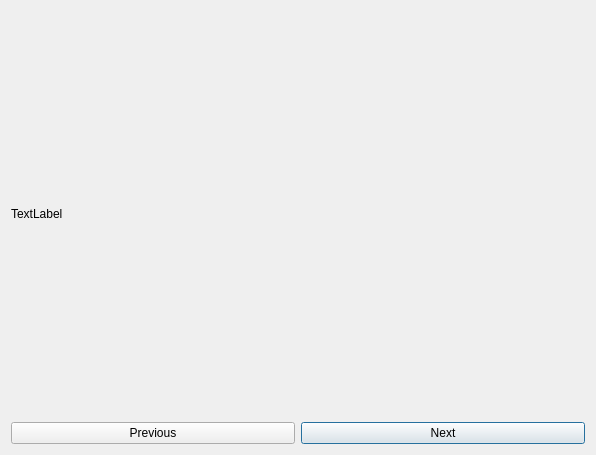
<?xml version="1.0" encoding="UTF-8"?>
<ui version="4.0">
 <class>DisplayAll</class>
 <widget class="QDialog" name="DisplayAll">
  <property name="geometry">
   <rect>
    <x>0</x>
    <y>0</y>
    <width>596</width>
    <height>455</height>
   </rect>
  </property>
  <property name="windowTitle">
   <string>Dialog</string>
  </property>
  <layout class="QGridLayout" name="gridLayout">
   <item row="1" column="1">
    <widget class="QPushButton" name="next">
     <property name="text">
      <string>Next</string>
     </property>
    </widget>
   </item>
   <item row="1" column="0">
    <widget class="QPushButton" name="previous">
     <property name="text">
      <string>Previous</string>
     </property>
    </widget>
   </item>
   <item row="0" column="0" colspan="2">
    <widget class="QLabel" name="displayArea">
     <property name="text">
      <string>TextLabel</string>
     </property>
    </widget>
   </item>
  </layout>
 </widget>
 <resources/>
 <connections/>
</ui>
